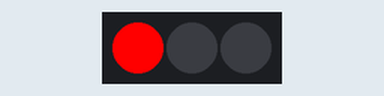
This sketch was run on a simulated Arduino Uno, built with avr-gcc and run on an emulated ATmega328P. On the bench: 3 RGB LEDs in strip order, left to right. The strip is taken to match the declared colour order.

Above: at 1.0 s.
At 2.5 s:
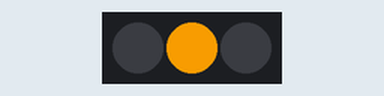
At 3.5 s:
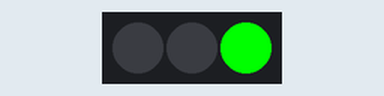
Timing chart, 0 to 5.2 s (numbered marks = the images above):
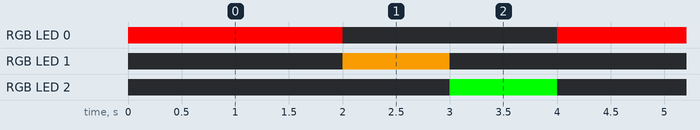

The sketch:

2_Verkeerslicht_met_Neopixel_RGB_Led.ino
```cpp
#include <Adafruit_NeoPixel.h>

#define Pixelpin  8         // Digital IO pin connected to the NeoPixels.
#define Numpixels 3         // Er zijn 3 pixels.

Adafruit_NeoPixel Led = Adafruit_NeoPixel(Numpixels, Pixelpin, NEO_RGB + NEO_KHZ800);

void setup() {
  Serial.begin(9600);
  Led.setBrightness(255);
  Led.begin();
  Led.show();                          // Initialize all pixels to 'off'
}

void loop() {
  Led.setPixelColor(0, 255, 0, 0);     // Zet de 1e Led op rood
  Led.show();
  delay(2000);

  Led.setPixelColor(0, 0, 0, 0);       // Zet de 1e Led uit
  Led.setPixelColor(1, 230, 145, 1);   // Zet de 2e Led op oranje
  Led.show();
  delay(1000);

  Led.setPixelColor(1, 0, 0, 0);        // Zet de 2e Led uit
  Led.setPixelColor(2, 0, 255, 0);      // Zet de 3e Led op groen
  Led.show();
  delay(1000);
  Led.setPixelColor(2, 0, 0, 0);        // Zet de 3e Led uit
}
```

Measured:
- by itself, RGB LED 0: alternates RGB(255, 0, 0) for 2.0 s and off for 2.0 s
- by itself, RGB LED 1: alternates RGB(230, 145, 1) for 1.0 s and off for 3.0 s
- by itself, RGB LED 2: alternates RGB(0, 255, 0) for 1.0 s and off for 3.0 s
